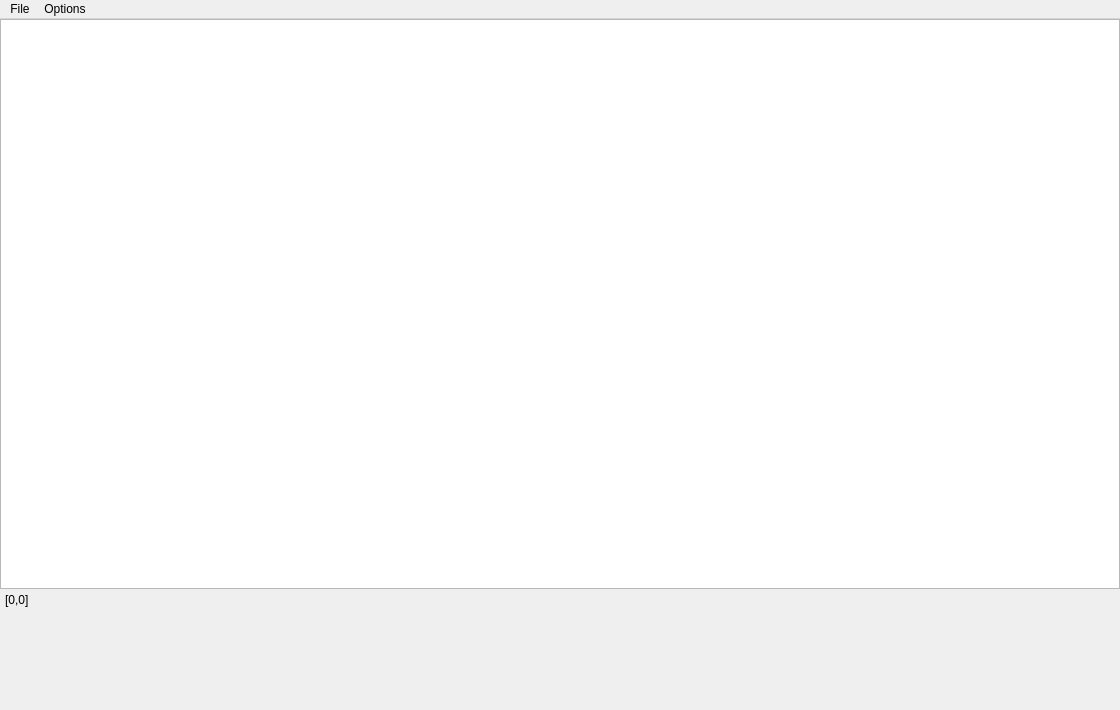
<?xml version="1.0" encoding="UTF-8"?>
<ui version="4.0">
 <class>MainWindow</class>
 <widget class="QMainWindow" name="MainWindow">
  <property name="geometry">
   <rect>
    <x>0</x>
    <y>0</y>
    <width>1120</width>
    <height>710</height>
   </rect>
  </property>
  <property name="windowTitle">
   <string>Layout editor</string>
  </property>
  <property name="windowIcon">
   <iconset>
    <normaloff>icon.png</normaloff>icon.png</iconset>
  </property>
  <property name="documentMode">
   <bool>false</bool>
  </property>
  <property name="unifiedTitleAndToolBarOnMac">
   <bool>false</bool>
  </property>
  <widget class="QWidget" name="centralwidget">
   <widget class="QGraphicsView" name="graphicsView">
    <property name="geometry">
     <rect>
      <x>0</x>
      <y>0</y>
      <width>1120</width>
      <height>570</height>
     </rect>
    </property>
    <property name="mouseTracking">
     <bool>true</bool>
    </property>
    <property name="frameShape">
     <enum>QFrame::StyledPanel</enum>
    </property>
    <property name="frameShadow">
     <enum>QFrame::Sunken</enum>
    </property>
   </widget>
   <widget class="QLabel" name="label1">
    <property name="geometry">
     <rect>
      <x>5</x>
      <y>570</y>
      <width>121</width>
      <height>21</height>
     </rect>
    </property>
    <property name="font">
     <font>
      <pointsize>9</pointsize>
     </font>
    </property>
    <property name="text">
     <string>[0,0]</string>
    </property>
   </widget>
  </widget>
  <widget class="QMenuBar" name="menubar">
   <property name="geometry">
    <rect>
     <x>0</x>
     <y>0</y>
     <width>1120</width>
     <height>26</height>
    </rect>
   </property>
   <widget class="QMenu" name="menuFile">
    <property name="title">
     <string>File</string>
    </property>
    <addaction name="actionOpen"/>
    <addaction name="actionSave"/>
    <addaction name="separator"/>
    <addaction name="actionExit"/>
   </widget>
   <widget class="QMenu" name="menuOptions">
    <property name="title">
     <string>Options</string>
    </property>
    <widget class="QMenu" name="menuAdd">
     <property name="title">
      <string>Add</string>
     </property>
     <addaction name="actionStation"/>
     <addaction name="actionTrack"/>
     <addaction name="actionShunt_track"/>
     <addaction name="actionPlatform"/>
     <addaction name="actionSignal"/>
     <addaction name="actionCrossing"/>
     <addaction name="separator"/>
     <addaction name="actionLabel"/>
     <addaction name="actionPanel"/>
    </widget>
    <addaction name="menuAdd"/>
    <addaction name="actionRemove"/>
    <addaction name="actionTest"/>
   </widget>
   <addaction name="menuFile"/>
   <addaction name="menuOptions"/>
  </widget>
  <widget class="QStatusBar" name="statusBar">
   <property name="statusTip">
    <string/>
   </property>
   <property name="sizeGripEnabled">
    <bool>false</bool>
   </property>
  </widget>
  <action name="actionOpen">
   <property name="text">
    <string>Open</string>
   </property>
   <property name="shortcut">
    <string>Ctrl+O</string>
   </property>
  </action>
  <action name="actionSave">
   <property name="text">
    <string>Save</string>
   </property>
   <property name="shortcut">
    <string>Ctrl+S</string>
   </property>
  </action>
  <action name="actionRemove">
   <property name="text">
    <string>Remove</string>
   </property>
  </action>
  <action name="actionStation">
   <property name="text">
    <string>Station</string>
   </property>
  </action>
  <action name="actionTrack">
   <property name="text">
    <string>Track</string>
   </property>
  </action>
  <action name="actionPlatform">
   <property name="text">
    <string>Platform</string>
   </property>
  </action>
  <action name="actionSignal">
   <property name="text">
    <string>Signal</string>
   </property>
  </action>
  <action name="actionCrossing">
   <property name="text">
    <string>Crossing</string>
   </property>
  </action>
  <action name="actionShunt_track">
   <property name="text">
    <string>Shunt track</string>
   </property>
  </action>
  <action name="actionLabel">
   <property name="text">
    <string>Label</string>
   </property>
  </action>
  <action name="actionPanel">
   <property name="text">
    <string>Panel</string>
   </property>
  </action>
  <action name="actionExit">
   <property name="text">
    <string>Exit</string>
   </property>
  </action>
  <action name="actionTest">
   <property name="text">
    <string>Test</string>
   </property>
  </action>
 </widget>
 <resources/>
 <connections/>
</ui>
